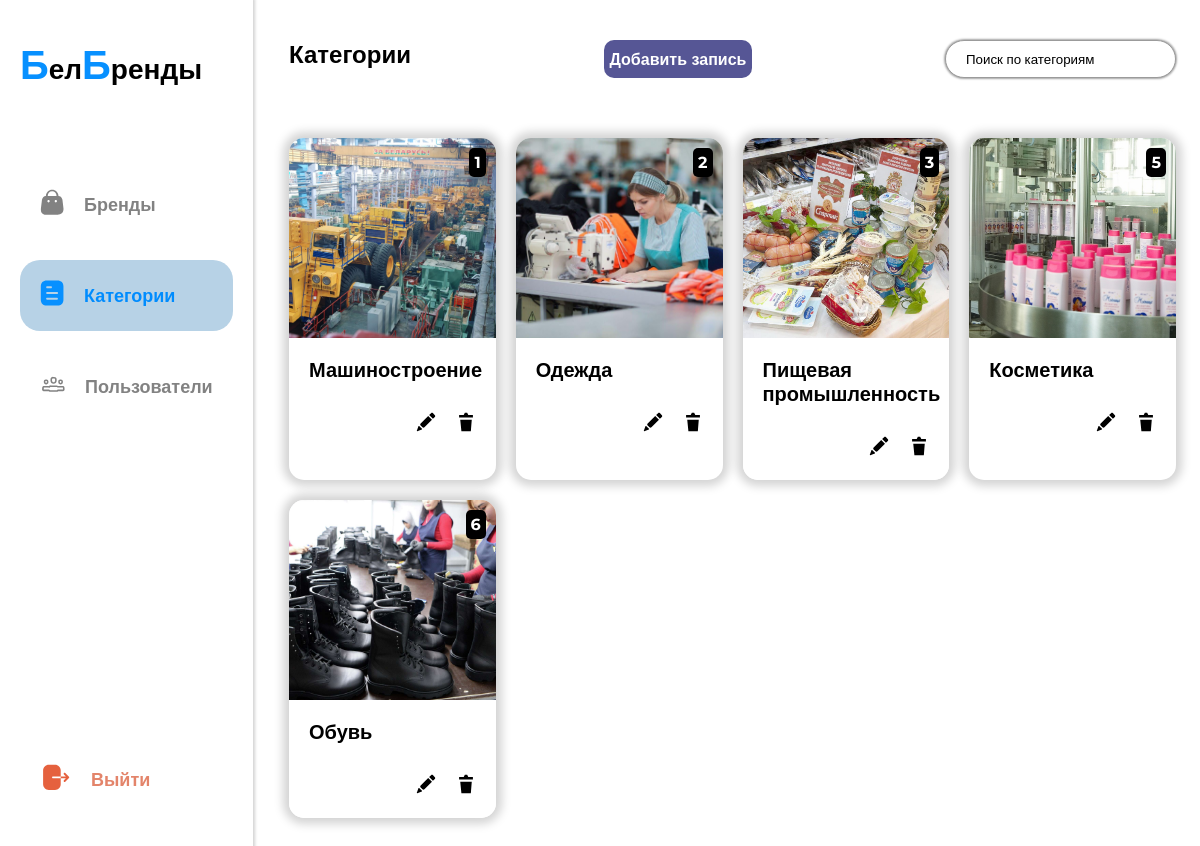
/adminpanel/category.php, run on the app's committed database.
### tables this page shows
CREATE TABLE `category` (
  `id` int NOT NULL,
  `name_category` text NOT NULL,
  `img_path` text NOT NULL
);

### adminpanel/php/getDataCategory.php (called while the page is built)
<?php
require_once('connect.php');
$categoriesList = mysqli_query($conn,  "SELECT * FROM `category`");
?>

### adminpanel/category.php (the view, shortened to what this page needs)
<?php
require_once("php/getDataCategory.php");
?>
<!DOCTYPE html>
<html lang="en">
<head>
    <link href="./css/main.min.css" rel="stylesheet" />
</head>
<body>
    <div class="dashboard">
        <div class="dashboard__wrapper">
            <div class="dashboard__items">
                <a href="#" class="dashboard__logotype"><span class="dashboard__letter">Б</span> <span
                        class="dashboard__word">ел</span>
                    <span class="dashboard__letter">Б</span> <span class="dashboard__word">ренды</span></a>
                <div class="dashboard__list-items">
                    <a href="/adminpanel/brands.php" class="dashboard__list-item"><span
                            class="dashboard__icon-item"> </span>Бренды </a><a href="/adminpanel/category.php"
                        class="dashboard__list-item dashboard__list-item--active"><span
                            class="dashboard__icon-item"> </span>Категории </a><a href="/adminpanel/users.php"
                        class="dashboard__list-item"><span class="dashboard__icon-item"> </span>Пользователи</a>
                </div>
            </div>
            <a href="index.php" class="dashboard__list-item dashboard__list-item--log"><span
                    class="dashboard__icon-item dashboard__list-item--log"> </span>Выйти</a>
        </div>
    </div>
    <main class="content">
        <section class="categories">
            <div class="container">
                <div class="categories__title-wrapper">
                    <h1 class="categories__title">Категории</h1>
                    <button class="categories__add-btn">Добавить запись</button>
                    <div class="searchbar__wrapper">
                        <input name="search" id="search" class="searchbar__input" placeholder="Поиск по категориям" />
                    </div>
                </div>
                <div class="categories__wrapper">
                    <div class="categories__items">
                        <?php
              $categories = mysqli_fetch_all($categoriesList);
              foreach($categories as $category){
              ?>
                        <div class="categories__item">
                            <span class="categories__item-id"><?=$category[0]?></span>
                            <div class="categories__item-img-wrapper">
                                <img src="<?=$category[2]?>" class="categories__item-img" />
                            </div>
                            <div class="categories__item-wrapper">
                                <p class="categories__name"><?=$category[1]?></p>
                                <div class="categories__control-wrapper">
                                    <span class="categories__control-btn btn-edit" data-id="<?=$category[0]?>"
                                        data-name="<?=$category[1]?>" data-img="<?=$category[2]?>"><img
                                            src="./img/pencil.svg" alt="" class="categories__control-icon" />
                                    </span><span class="categories__control-btn btn-delete"
                                        data-id="<?=$category[0]?>"><img src="./img/trash.svg" alt=""
                                            class="categories__control-icon" /></span>
                                </div>
                            </div>
                        </div>
                        <?}?>
                    </div>
                </div>
            </div>
        </section>
    </main>
</body>
</html>

### data on the page
category: id "1", img_path (picture), name_category "Машиностроение"
category: id "2", img_path (picture), name_category "Одежда"
category: id "3", img_path (picture), name_category "Пищевая промышленность"
category: id "5", img_path (picture), name_category "Косметика"
category: id "6", img_path (picture), name_category "Обувь"
